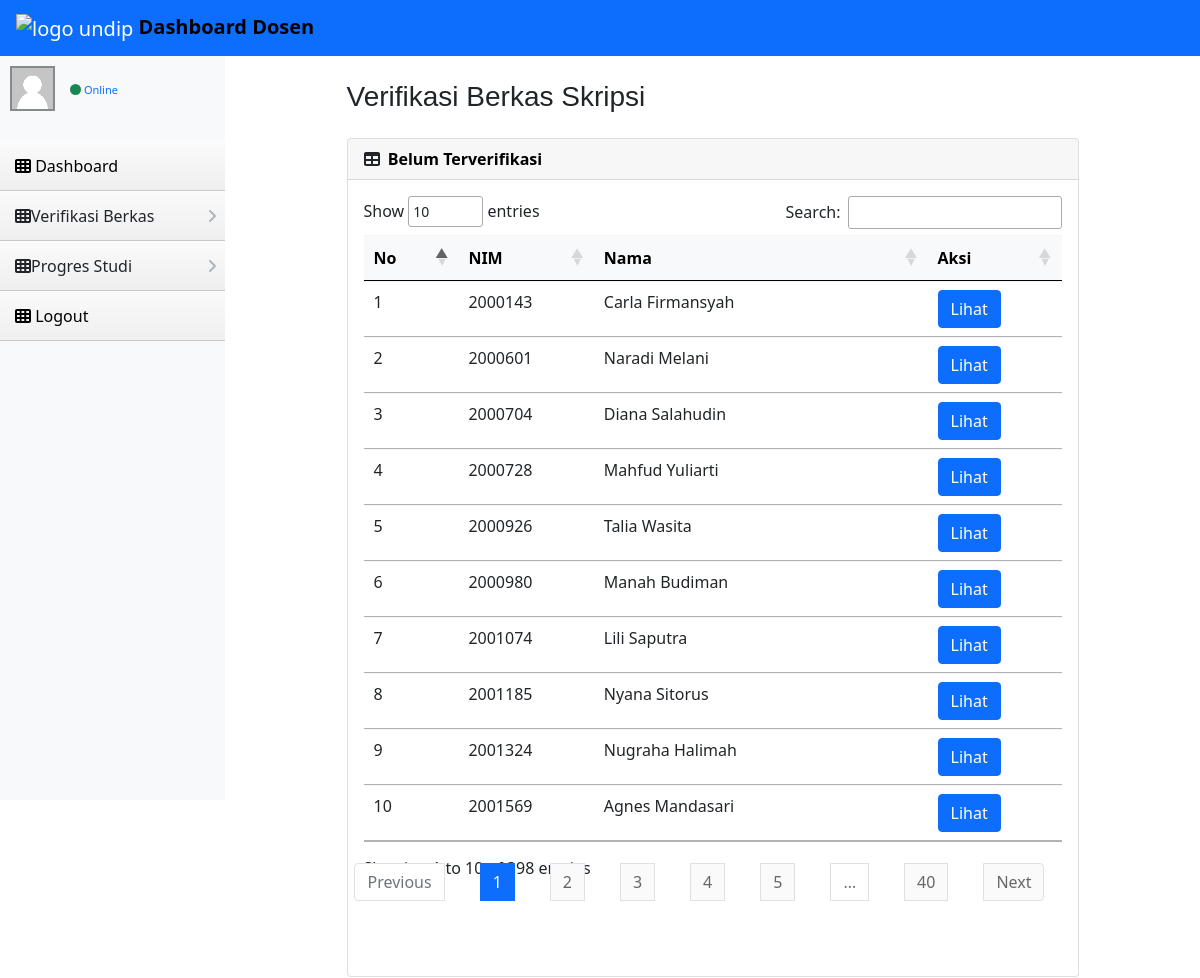
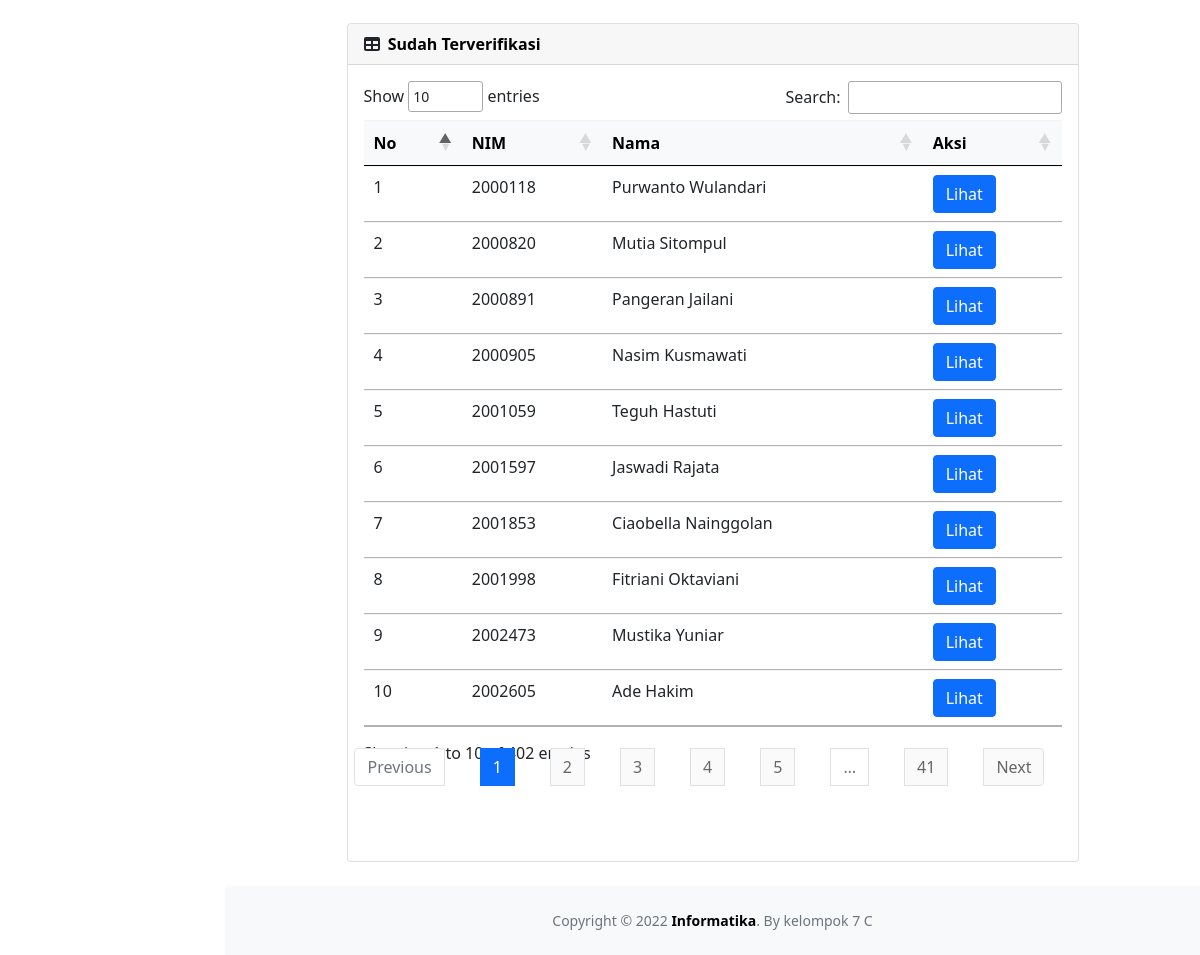
/dosen/verifskripsi.php, run on the app's committed database (2 pictures, top to bottom).
### tables this page shows
CREATE TABLE `mahasiswa` (
  `NIM` bigint(20) NOT NULL,
  `Nama` varchar(255) NOT NULL,
  `Foto` varchar(255) NOT NULL,
  `Email` varchar(255) NOT NULL,
  `Alamat` varchar(255) NOT NULL,
  `No_Hp` varchar(255) NOT NULL,
  `Angkatan` int(11) NOT NULL,
  `semester` int(11) NOT NULL,
  `Status` varchar(20) NOT NULL,
  `Username` varchar(255) NOT NULL,
  `kode_kab` int(11) NOT NULL,
  `NIP_Doswal` int(11) NOT NULL
);

### dosen/verifskripsi.php (the view, shortened to what this page needs)
<?php include("../template/headerdosen.php");?>
<div id="layoutSidenav_content">
    <main>
        <div class="container-fluid px-4" style="width: 80%;">
            <h3 class="mt-4 mb-4">Verifikasi Berkas Skripsi</h3>
            <div class="card mb-4">
                <div class="card-header">
                    <i class="fas fa-table me-1"></i>
                    <b>Belum Terverifikasi</b>
                </div>
                <div class="card-body">
                    <table class="table dataTable" id="datatablesSimple1">
                        <thead class="table-light">
                        <tr>
                                <th>No</th>
                                <th>NIM</th>
                                <th>Nama</th>
                                <th>Aksi</th>
                            </tr>
                        </thead>
                        <tbody>
                        <?php
                                $query = "SELECT mahasiswa.NIM,mahasiswa.Nama FROM mahasiswa,skripsi WHERE mahasiswa.NIM = skripsi.NIM AND skripsi.status_verif ='Belum'";
                                $result = $db->query($query);
                                $i = 1;
                                while ($row = $result->fetch_object()) {
                                    echo "<tr>
                                    <td>".$i."</td>
                                    <td>".$row->NIM."</td>
                                    <td>".$row->Nama."</td>
                                    <td><a class='btn btn-primary' href='lihatkripsi.php'>Lihat</a></td>";
                                    $i++;
                                }
                            ?>
                        </tbody>
                    </table>
                </div>
            </div>
            <div class="card mb-4">
                <div class="card-header">
                    <i class="fas fa-table me-1"></i>
                    <b>Sudah Terverifikasi</b>
                </div>
                <div class="card-body">
                <table class="table dataTable" id="datatablesSimple1">
                        <thead class="table-light">
                        <tr>
                                <th>No</th>
                                <th>NIM</th>
                                <th>Nama</th>
                                <th>Aksi</th>
                            </tr>
                        </thead>
                        <tbody>
                        <?php
                                $query = "SELECT mahasiswa.NIM,mahasiswa.Nama FROM mahasiswa,skripsi WHERE mahasiswa.NIM = skripsi.NIM AND skripsi.status_verif !='Belum'";
                                $result = $db->query($query);
                                $i = 1;
                                while ($row = $result->fetch_object()) {
                                    echo "<tr>
                                    <td>".$i."</td>
                                    <td>".$row->NIM."</td>
                                    <td>".$row->Nama."</td>
                                    <td><a class='btn btn-primary' href='lihatkripsi.php'>Lihat</a></td>";
                                    $i++;
                                }
                            ?>
                        </tbody>
                    </table>
                </div>
            </div>
        </div>
    </main>
    <?php include("../template/footeruniversal.php")?>

### style/style.css (style rules this page uses)
b { color: #000; }

### css/header.css (style rules this page uses)
td { vertical-align: center; }

### data on the page
mahasiswa: NIM "2000143", Nama "Carla Firmansyah"
mahasiswa: NIM "2000601", Nama "Naradi Melani"
mahasiswa: NIM "2000704", Nama "Diana Salahudin"
mahasiswa: NIM "2000728", Nama "Mahfud Yuliarti"
mahasiswa: NIM "2000926", Nama "Talia Wasita"
mahasiswa: NIM "2000980", Nama "Manah Budiman"
mahasiswa: NIM "2001074", Nama "Lili Saputra"
mahasiswa: NIM "2001185", Nama "Nyana Sitorus"
mahasiswa: NIM "2001324", Nama "Nugraha Halimah"
mahasiswa: NIM "2001569", Nama "Agnes Mandasari"
mahasiswa: NIM "2000118", Nama "Purwanto Wulandari"
mahasiswa: NIM "2000820", Nama "Mutia Sitompul"
mahasiswa: NIM "2000891", Nama "Pangeran Jailani"
mahasiswa: NIM "2000905", Nama "Nasim Kusmawati"
mahasiswa: NIM "2001059", Nama "Teguh Hastuti"
mahasiswa: NIM "2001597", Nama "Jaswadi Rajata"
mahasiswa: NIM "2001853", Nama "Ciaobella Nainggolan"
mahasiswa: NIM "2001998", Nama "Fitriani Oktaviani"
mahasiswa: NIM "2002473", Nama "Mustika Yuniar"
mahasiswa: NIM "2002605", Nama "Ade Hakim"
